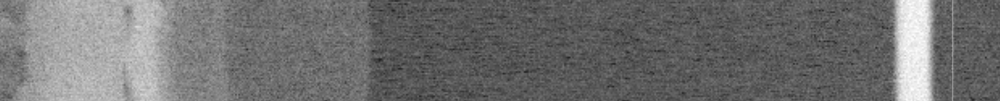
#> input picture Figures/Old Figures/TEM/Junwei's Images/As Grown/Plain/EELS.png, 1000 x 101 px, shrunk from 3819 x 385 before the run; its folder holds 5 pictures in this run
$ jupyter execute EELS.ipynb   (shell and % lines are left out)
#> lines starting #> are read from the running program, lines starting #| are printed output that depends on the picture; pictures that were not available may be replaced by others from this repository, and a replacement may not be noted
[cell 1]
# %pdb

import numpy as np
import scipy.ndimage as sn
import matplotlib.pyplot as plt
import pathlib as pl
import PIL

[cell 2]
ag_path = pl.Path('As Grown/Plain/')
fc_wide_path = pl.Path('Field Cooled/EELS_wide')
fc_close_path = pl.Path('Field Cooled/EELS_close')
fcvc_wide_path = pl.Path('Field Cooled Voltage Conditioned/EELS_wide')
fcvc_close_path = pl.Path('Field Cooled Voltage Conditioned/EELS_close')

ag_names = [name for name in ag_path.iterdir() if 'EELS_' in name.name]
fc_wide_names = [name for name in fc_wide_path.iterdir() if 'EELS_' in name.name]
fc_close_names = [name for name in fc_close_path.iterdir() if 'EELS_' in name.name]
fcvc_wide_names = [name for name in fcvc_wide_path.iterdir() if 'EELS_' in name.name]
fcvc_close_names = [name for name in fcvc_close_path.iterdir() if 'EELS_' in name.name]

ag_image = ag_path / 'EELS.png'
fc_wide_image = fc_wide_path / 'EELS.png'
fc_close_image = fc_close_path / 'EELS.png'
fcvc_wide_image = fcvc_wide_path / 'EELS.png'
fcvc_close_image = fcvc_close_path / 'EELS.png'

images_sizes = [(324.05, 32.86), (128.30, 6.03), (6.67, 2.29), (133.90, 6.67), (20.50, 2.77)] # (x, y) sizes of the images, in nm
images_list = [ag_image, fc_wide_image, fc_close_image, fcvc_wide_image, fcvc_close_image]
eels_names_list = [ag_names, fc_wide_names, fc_close_names, fcvc_wide_names, fcvc_close_names]
labels_list = ["As Grown", "Field Cooled", "Field Cooled", "Field Cooled+Voltage Conditioned", "Field Cooled+Voltage Conditioned"]

keys = ['AG', 'FC_wide', 'FC_close', 'FCVC_wide', 'FCVC_close']

[cell 3]
def load_image(path):
    return np.array(PIL.Image.open(path).convert('L'))
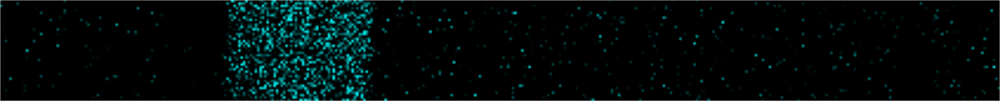
#> input picture Figures/Old Figures/TEM/Junwei's Images/As Grown/Plain/EELS_co.png, 1000 x 101 px, shrunk from 3819 x 387 before the run
#> in load_image (call 2), `return np.array(PIL.Image.open(path).convert('L'))`:
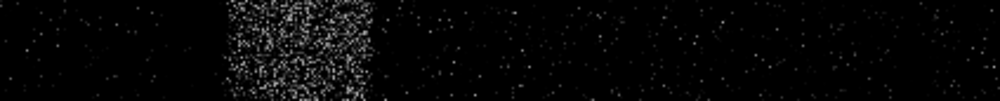
#> returned value: shape (101, 1000); min 0, max 178, mean 6.4

def integrate_y(arr, normalize=True):
#> called with normalize = True
    integral = np.sum(arr, axis=0)
#> integral = 1000 values, max 6516 at index 307, min 0 at index 13, mean 649.1

    if normalize:
        sorted_integral = np.sort(integral)
#> sorted_integral = 1000 values from 0 to 6516
        median_of_top_bins = np.median(sorted_integral[-50:])
#> median_of_top_bins = 4458
        median_of_bottom_bins = np.median(sorted_integral[:50])
#> median_of_bottom_bins = 0
        return (integral - median_of_bottom_bins)/(median_of_top_bins-median_of_bottom_bins) # Normalize the integral
    else:
        return integral

def add_to_plot(ax, path):
    colors = get_element_colors()
    linestyles = get_element_linestyles()
    element = get_element(path)
    if element == 'Al':
        return
    ax.plot(integrate_y(load_image(path)),
            linestyle=linestyles[element],
            color=colors[element],
            marker='',
            label=element,
            linewidth=3)
    return

def get_element(path):
    return path.stem.split('_')[-1].capitalize()

def get_element_colors():
    colors = {'Si': 'black',
              'Co': 'midnightblue',
              'Ni': 'darkgreen',
              'Pt': 'grey',
              'Gd': 'darkgoldenrod',
              'O': 'sienna',
              'Al': 'red'}
    return colors

def get_element_linestyles():
    colors = {'Si': '-',
              'Co': '-',
              'Ni': '-',
              'Pt': '-',
              'Gd': '-',
              'O': '-',
              'Al': '-'}
    return colors

def generate_data_structure(normalize=False):
    data = dict()
    for key, image, element_paths, (image_size_x, image_size_y) in zip(keys, images_list, eels_names_list, images_sizes):
        data[key] = dict()
        for element_path in element_paths:
            element = get_element(element_path)
            data[key][element] = integrate_y(load_image(element_path), normalize=normalize)
        data[key]['image'] = image
        data[key]['image_size'] = image_size_x
    return data

[cell 4]
def generate_EELS_distribution(tem_image_path, element_image_paths):
    fig, axes = plt.subplots(2,1,figsize=(10,6), sharex=True)
    img = load_image(tem_image_path)
    axes[0].imshow(img, cmap='Greys_r', aspect='auto', interpolation='nearest')
    for path in element_image_paths:
        add_to_plot(axes[1], path)
    axes[1].legend(prop={'size': 20})
    axes[0].set_yticklabels([])
    axes[1].set_yticklabels([])
    axes[1].set_ylabel('Normalized Intensity (a.u.)', size='x-large')
    axes[0].set_xlim([0,img.shape[1]])
    plt.tight_layout()
    return

[cell 5]
for image, name, label in zip(images_list, eels_names_list, labels_list):
    generate_EELS_distribution(image, name)
    plt.xlabel(label, size='xx-large')

# generate_EELS_distribution(ag_image, ag_names)
# plt.xlabel("As Grown", size='xx-large')
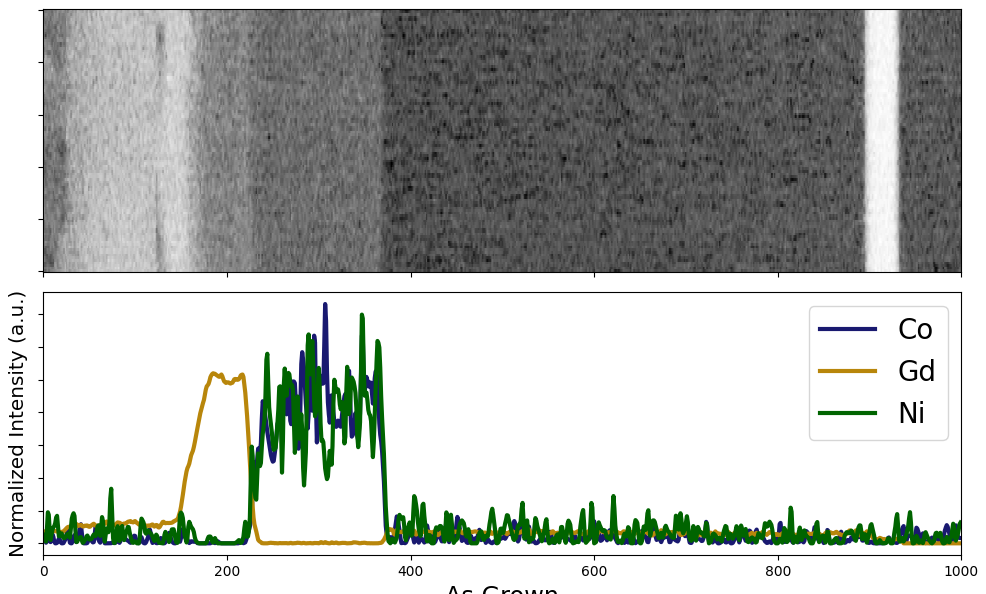
#> figure drawn by matplotlib, 2 panels

[cell 6]
data = generate_data_structure(normalize=True)
#> in generate_data_structure, `data = dict()`: data = 0 items
#> data = 5 items
data.keys()

[cell 7]
for sample in ['AG', 'FC_wide', 'FCVC_wide']:
    fig = plt.figure(figsize=(10, 6))
    ax = fig.add_subplot(111)
    for key, value in data[sample].items():
        if key not in ['image', 'image_size', 'Al']:
            ax.plot(np.linspace(0, data[sample]['image_size'], value.shape[0]),
#                     value,
                    sn.convolve(value, np.ones(40)/40, mode='nearest'),
                    color=get_element_colors()[key],
                    label=key)
    ax.set_xlim([0, data[sample]['image_size']])
    ax.legend()
    ax.set_title(sample)
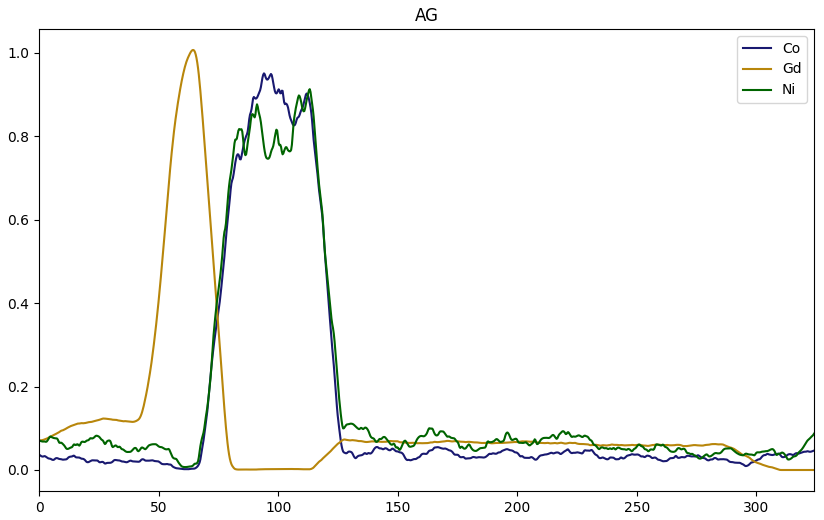
#> figure drawn by matplotlib, 1 panel; curve peaks at x = 94.07, y = 0.95; curve peaks at x = 64.55, y = 1.01; curve peaks at x = 113.2, y = 0.912
